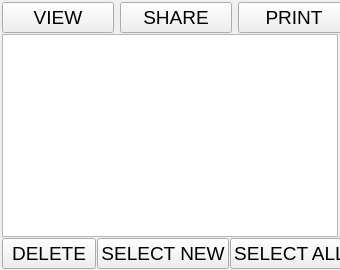
<?xml version="1.0" encoding="UTF-8"?>
<ui version="4.0">
 <class>fileMgr</class>
 <widget class="QWidget" name="fileMgr">
  <property name="geometry">
   <rect>
    <x>0</x>
    <y>0</y>
    <width>340</width>
    <height>270</height>
   </rect>
  </property>
  <property name="minimumSize">
   <size>
    <width>340</width>
    <height>270</height>
   </size>
  </property>
  <property name="font">
   <font>
    <pointsize>14</pointsize>
    <weight>50</weight>
    <italic>false</italic>
    <bold>false</bold>
   </font>
  </property>
  <property name="windowTitle">
   <string>Form</string>
  </property>
  <widget class="QWidget" name="layoutWidget">
   <property name="geometry">
    <rect>
     <x>2</x>
     <y>2</y>
     <width>348</width>
     <height>267</height>
    </rect>
   </property>
   <layout class="QVBoxLayout" name="verticalLayout">
    <property name="spacing">
     <number>1</number>
    </property>
    <item>
     <layout class="QHBoxLayout" name="horizontalLayout">
      <property name="spacing">
       <number>6</number>
      </property>
      <item>
       <widget class="QPushButton" name="pb_playback">
        <property name="minimumSize">
         <size>
          <width>0</width>
          <height>30</height>
         </size>
        </property>
        <property name="font">
         <font>
          <pointsize>14</pointsize>
          <weight>50</weight>
          <italic>false</italic>
          <bold>false</bold>
         </font>
        </property>
        <property name="text">
         <string>VIEW</string>
        </property>
        <property name="flat">
         <bool>false</bool>
        </property>
       </widget>
      </item>
      <item>
       <widget class="QPushButton" name="pb_upload">
        <property name="minimumSize">
         <size>
          <width>0</width>
          <height>30</height>
         </size>
        </property>
        <property name="font">
         <font>
          <pointsize>14</pointsize>
          <weight>50</weight>
          <italic>false</italic>
          <bold>false</bold>
         </font>
        </property>
        <property name="text">
         <string>SHARE</string>
        </property>
        <property name="flat">
         <bool>false</bool>
        </property>
       </widget>
      </item>
      <item>
       <widget class="QPushButton" name="pb_print">
        <property name="minimumSize">
         <size>
          <width>0</width>
          <height>30</height>
         </size>
        </property>
        <property name="font">
         <font>
          <pointsize>14</pointsize>
          <weight>50</weight>
          <italic>false</italic>
          <bold>false</bold>
         </font>
        </property>
        <property name="text">
         <string>PRINT</string>
        </property>
        <property name="flat">
         <bool>false</bool>
        </property>
       </widget>
      </item>
     </layout>
    </item>
    <item>
     <widget class="QListWidget" name="tw_files">
      <property name="maximumSize">
       <size>
        <width>336</width>
        <height>16777215</height>
       </size>
      </property>
      <property name="font">
       <font>
        <pointsize>14</pointsize>
        <weight>50</weight>
        <italic>false</italic>
        <bold>false</bold>
       </font>
      </property>
     </widget>
    </item>
    <item>
     <layout class="QHBoxLayout" name="horizontalLayout_2">
      <item>
       <widget class="QPushButton" name="pb_delete">
        <property name="minimumSize">
         <size>
          <width>0</width>
          <height>30</height>
         </size>
        </property>
        <property name="font">
         <font>
          <pointsize>14</pointsize>
          <weight>50</weight>
          <italic>false</italic>
          <bold>false</bold>
         </font>
        </property>
        <property name="text">
         <string>DELETE</string>
        </property>
        <property name="flat">
         <bool>false</bool>
        </property>
       </widget>
      </item>
      <item>
       <widget class="QPushButton" name="pb_selNew">
        <property name="minimumSize">
         <size>
          <width>0</width>
          <height>30</height>
         </size>
        </property>
        <property name="font">
         <font>
          <pointsize>14</pointsize>
          <weight>50</weight>
          <italic>false</italic>
          <bold>false</bold>
         </font>
        </property>
        <property name="text">
         <string>SELECT NEW</string>
        </property>
        <property name="flat">
         <bool>false</bool>
        </property>
       </widget>
      </item>
      <item>
       <widget class="QPushButton" name="pb_selAll">
        <property name="minimumSize">
         <size>
          <width>0</width>
          <height>30</height>
         </size>
        </property>
        <property name="font">
         <font>
          <pointsize>14</pointsize>
          <weight>50</weight>
          <italic>false</italic>
          <bold>false</bold>
         </font>
        </property>
        <property name="text">
         <string>SELECT ALL</string>
        </property>
        <property name="flat">
         <bool>false</bool>
        </property>
       </widget>
      </item>
     </layout>
    </item>
   </layout>
  </widget>
 </widget>
 <resources/>
 <connections/>
</ui>
